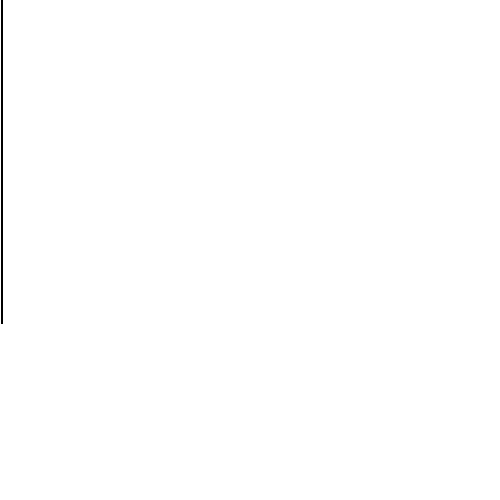
Frame 1 (no input)
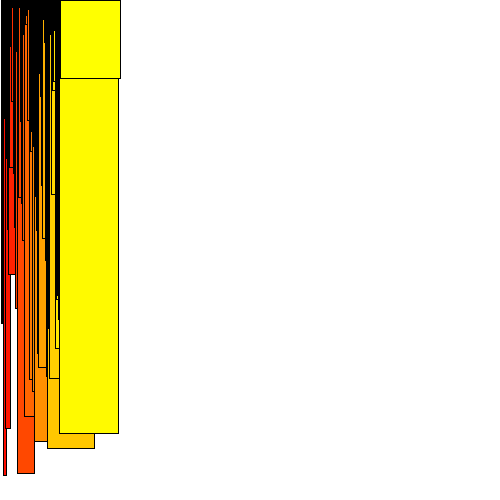
Frame 60 (the mouse pressed at the canvas centre just before this capture)
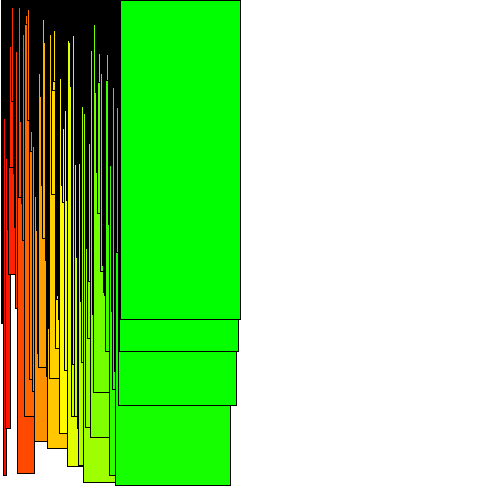
Frame 120 (the mouse held since frame 60 and released just before this capture)

The Processing sketch that drew these frames (run headless with seeded random() and noise(); from frame 60 on, the mouse is pressed at the canvas centre):

// Processing sketch: E2
// ── E2.pde
int x, y;
int a;

void setup()
{
  size(500,500);
  background(255);
}

void draw()
{
  x+=1;
  x %= 500;
  
  y = floor(random(500));
  
  colorMode(HSB, 360, 100, 100);
  a++;
  a %= 360;
  
  fill(a, 100, 100);
  rect(x,0,x,y);
}
